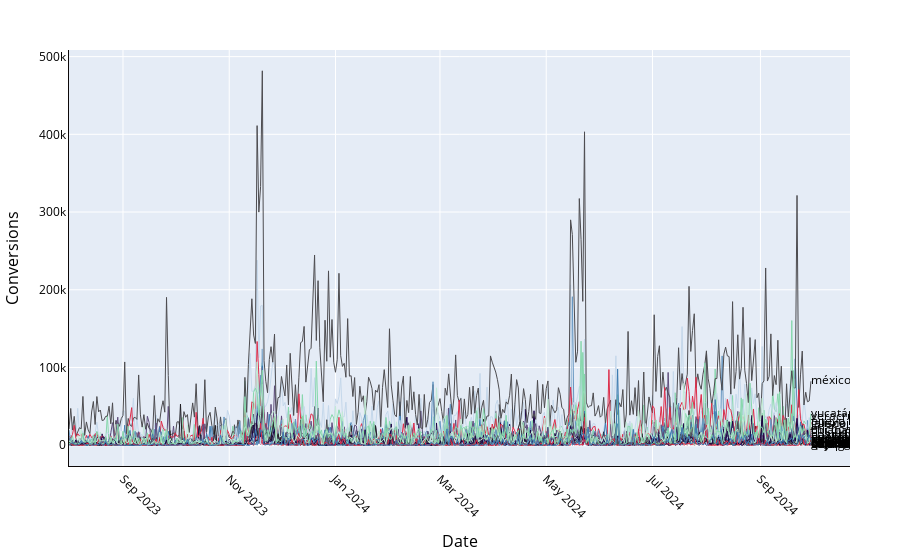

The notebook cell this image was saved under:
### Markdown cell above
___
### 1- Data Cleaning

### Code cell
data = pd.read_csv("Data\dataset2.csv")
data = cleaned_data(data,col_target='sales',col_locations='region',col_dates='date')

plot_geodata(data)

### Figure 1 — Plotly figure (JSON) as saved in the notebook; plotly's stock layout.template omitted (floating-point values rounded to 4 significant figures; data arrays with more than 128 entries replaced by an {"elided": "..."} marker saying what was removed)
{"data": [{"line": {"color": "#3E7CB1", "width": 1}, "mode": "lines", "name": "aguascalientes", "type": "scatter", "x": {"elided": "427 str values"}, "y": {"elided": "427 float values"}}, {"line": {"color": "#6596C1", "width": 1}, "mode": "lines", "name": "baja california", "type": "scatter", "x": {"elided": "427 str values"}, "y": {"elided": "427 float values"}}, {"line": {"color": "#C5D8EB", "width": 1}, "mode": "lines", "name": "baja california sur", "type": "scatter", "x": {"elided": "427 str values"}, "y": {"elided": "427 float values"}}, {"line": {"color": "#5F4D7B", "width": 1}, "mode": "lines", "name": "campeche", "type": "scatter", "x": {"elided": "427 str values"}, "y": {"elided": "427 float values"}}, {"line": {"color": "#211F24", "width": 1}, "mode": "lines", "name": "chiapas", "type": "scatter", "x": {"elided": "427 str values"}, "y": {"elided": "427 float values"}}, {"line": {"color": "#4D4C50", "width": 1}, "mode": "lines", "name": "chihuahua", "type": "scatter", "x": {"elided": "427 str values"}, "y": {"elided": "427 float values"}}, {"line": {"color": "#1B0043", "width": 1}, "mode": "lines", "name": "coahuila", "type": "scatter", "x": {"elided": "427 str values"}, "y": {"elided": "427 float values"}}, {"line": {"color": "#DD2D4A", "width": 1}, "mode": "lines", "name": "colima", "type": "scatter", "x": {"elided": "427 str values"}, "y": {"elided": "427 float values"}}, {"line": {"color": "#C3EBD6", "width": 1}, "mode": "lines", "name": "durango", "type": "scatter", "x": {"elided": "427 str values"}, "y": {"elided": "427 float values"}}, {"line": {"color": "#87D8AD", "width": 1}, "mode": "lines", "name": "guanajuato", "type": "scatter", "x": {"elided": "427 str values"}, "y": {"elided": "427 float values"}}, {"line": {"color": "#3E7CB1", "width": 1}, "mode": "lines", "name": "guerrero", "type": "scatter", "x": {"elided": "427 str values"}, "y": {"elided": "427 float values"}}, {"line": {"color": "#6596C1", "width": 1}, "mode": "lines", "name": "hidalgo", "type": "scatter", "x": {"elided": "427 str values"}, "y": {"elided": "427 float values"}}, {"line": {"color": "#C5D8EB", "width": 1}, "mode": "lines", "name": "jalisco", "type": "scatter", "x": {"elided": "427 str values"}, "y": {"elided": "427 float values"}}, {"line": {"color": "#5F4D7B", "width": 1}, "mode": "lines", "name": "michoacán", "type": "scatter", "x": {"elided": "427 str values"}, "y": {"elided": "427 float values"}}, {"line": {"color": "#211F24", "width": 1}, "mode": "lines", "name": "morelos", "type": "scatter", "x": {"elided": "427 str values"}, "y": {"elided": "427 float values"}}, {"line": {"color": "#4D4C50", "width": 1}, "mode": "lines", "name": "méxico", "type": "scatter", "x": {"elided": "427 str values"}, "y": {"elided": "427 float values"}}, {"line": {"color": "#1B0043", "width": 1}, "mode": "lines", "name": "nayarit", "type": "scatter", "x": {"elided": "427 str values"}, "y": {"elided": "427 float values"}}, {"line": {"color": "#DD2D4A", "width": 1}, "mode": "lines", "name": "nuevo león", "type": "scatter", "x": {"elided": "427 str values"}, "y": {"elided": "427 float values"}}, {"line": {"color": "#C3EBD6", "width": 1}, "mode": "lines", "name": "oaxaca", "type": "scatter", "x": {"elided": "427 str values"}, "y": {"elided": "427 float values"}}, {"line": {"color": "#87D8AD", "width": 1}, "mode": "lines", "name": "puebla", "type": "scatter", "x": {"elided": "427 str values"}, "y": {"elided": "427 float values"}}, {"line": {"color": "#3E7CB1", "width": 1}, "mode": "lines", "name": "querétaro", "type": "scatter", "x": {"elided": "427 str values"}, "y": {"elided": "427 float values"}}, {"line": {"color": "#6596C1", "width": 1}, "mode": "lines", "name": "quintana roo", "type": "scatter", "x": {"elided": "427 str values"}, "y": {"elided": "427 float values"}}, {"line": {"color": "#C5D8EB", "width": 1}, "mode": "lines", "name": "san luis potosí", "type": "scatter", "x": {"elided": "427 str values"}, "y": {"elided": "427 float values"}}, {"line": {"color": "#5F4D7B", "width": 1}, "mode": "lines", "name": "sinaloa", "type": "scatter", "x": {"elided": "427 str values"}, "y": {"elided": "427 float values"}}, {"line": {"color": "#211F24", "width": 1}, "mode": "lines", "name": "sonora", "type": "scatter", "x": {"elided": "427 str values"}, "y": {"elided": "427 float values"}}, {"line": {"color": "#4D4C50", "width": 1}, "mode": "lines", "name": "tabasco", "type": "scatter", "x": {"elided": "427 str values"}, "y": {"elided": "427 float values"}}, {"line": {"color": "#1B0043", "width": 1}, "mode": "lines", "name": "tamaulipas", "type": "scatter", "x": {"elided": "427 str values"}, "y": {"elided": "427 float values"}}, {"line": {"color": "#DD2D4A", "width": 1}, "mode": "lines", "name": "tlaxcala", "type": "scatter", "x": {"elided": "427 str values"}, "y": {"elided": "427 float values"}}, {"line": {"color": "#C3EBD6", "width": 1}, "mode": "lines", "name": "veracruz", "type": "scatter", "x": {"elided": "427 str values"}, "y": {"elided": "427 float values"}}, {"line": {"color": "#87D8AD", "width": 1}, "mode": "lines", "name": "yucatán", "type": "scatter", "x": {"elided": "427 str values"}, "y": {"elided": "427 float values"}}, {"line": {"color": "#3E7CB1", "width": 1}, "mode": "lines", "name": "zacatecas", "type": "scatter", "x": {"elided": "427 str values"}, "y": {"elided": "427 float values"}}, {"mode": "text", "showlegend": false, "text": "aguascalientes", "textfont": {"color": "black", "size": 12}, "textposition": "middle right", "type": "scatter", "x": ["2024-09-30T00:00:00"], "y": [6435.0]}, {"mode": "text", "showlegend": false, "text": "baja california", "textfont": {"color": "black", "size": 12}, "textposition": "middle right", "type": "scatter", "x": ["2024-09-30T00:00:00"], "y": [2600.0]}, {"mode": "text", "showlegend": false, "text": "baja california sur", "textfont": {"color": "black", "size": 12}, "textposition": "middle right", "type": "scatter", "x": ["2024-09-30T00:00:00"], "y": [489.9]}, {"mode": "text", "showlegend": false, "text": "campeche", "textfont": {"color": "black", "size": 12}, "textposition": "middle right", "type": "scatter", "x": ["2024-09-30T00:00:00"], "y": [0]}, {"mode": "text", "showlegend": false, "text": "chiapas", "textfont": {"color": "black", "size": 12}, "textposition": "middle right", "type": "scatter", "x": ["2024-09-30T00:00:00"], "y": [18540.0]}, {"mode": "text", "showlegend": false, "text": "chihuahua", "textfont": {"color": "black", "size": 12}, "textposition": "middle right", "type": "scatter", "x": ["2024-09-30T00:00:00"], "y": [3455.0]}, {"mode": "text", "showlegend": false, "text": "coahuila", "textfont": {"color": "black", "size": 12}, "textposition": "middle right", "type": "scatter", "x": ["2024-09-30T00:00:00"], "y": [12570.0]}, {"mode": "text", "showlegend": false, "text": "colima", "textfont": {"color": "black", "size": 12}, "textposition": "middle right", "type": "scatter", "x": ["2024-09-30T00:00:00"], "y": [349.9]}, {"mode": "text", "showlegend": false, "text": "durango", "textfont": {"color": "black", "size": 12}, "textposition": "middle right", "type": "scatter", "x": ["2024-09-30T00:00:00"], "y": [1830.0]}, {"mode": "text", "showlegend": false, "text": "guanajuato", "textfont": {"color": "black", "size": 12}, "textposition": "middle right", "type": "scatter", "x": ["2024-09-30T00:00:00"], "y": [27500.0]}, {"mode": "text", "showlegend": false, "text": "guerrero", "textfont": {"color": "black", "size": 12}, "textposition": "middle right", "type": "scatter", "x": ["2024-09-30T00:00:00"], "y": [949.9]}, {"mode": "text", "showlegend": false, "text": "hidalgo", "textfont": {"color": "black", "size": 12}, "textposition": "middle right", "type": "scatter", "x": ["2024-09-30T00:00:00"], "y": [600.0]}, {"mode": "text", "showlegend": false, "text": "jalisco", "textfont": {"color": "black", "size": 12}, "textposition": "middle right", "type": "scatter", "x": ["2024-09-30T00:00:00"], "y": [27350.0]}, {"mode": "text", "showlegend": false, "text": "michoacán", "textfont": {"color": "black", "size": 12}, "textposition": "middle right", "type": "scatter", "x": ["2024-09-30T00:00:00"], "y": [19170.0]}, {"mode": "text", "showlegend": false, "text": "morelos", "textfont": {"color": "black", "size": 12}, "textposition": "middle right", "type": "scatter", "x": ["2024-09-30T00:00:00"], "y": [1030.0]}, {"mode": "text", "showlegend": false, "text": "méxico", "textfont": {"color": "black", "size": 12}, "textposition": "middle right", "type": "scatter", "x": ["2024-09-30T00:00:00"], "y": [82260.0]}, {"mode": "text", "showlegend": false, "text": "nayarit", "textfont": {"color": "black", "size": 12}, "textposition": "middle right", "type": "scatter", "x": ["2024-09-30T00:00:00"], "y": [1610.0]}, {"mode": "text", "showlegend": false, "text": "nuevo león", "textfont": {"color": "black", "size": 12}, "textposition": "middle right", "type": "scatter", "x": ["2024-09-30T00:00:00"], "y": [29670.0]}, {"mode": "text", "showlegend": false, "text": "oaxaca", "textfont": {"color": "black", "size": 12}, "textposition": "middle right", "type": "scatter", "x": ["2024-09-30T00:00:00"], "y": [519.9]}, {"mode": "text", "showlegend": false, "text": "puebla", "textfont": {"color": "black", "size": 12}, "textposition": "middle right", "type": "scatter", "x": ["2024-09-30T00:00:00"], "y": [8694.0]}, {"mode": "text", "showlegend": false, "text": "querétaro", "textfont": {"color": "black", "size": 12}, "textposition": "middle right", "type": "scatter", "x": ["2024-09-30T00:00:00"], "y": [9484.0]}, {"mode": "text", "showlegend": false, "text": "quintana roo", "textfont": {"color": "black", "size": 12}, "textposition": "middle right", "type": "scatter", "x": ["2024-09-30T00:00:00"], "y": [1905.0]}, {"mode": "text", "showlegend": false, "text": "san luis potosí", "textfont": {"color": "black", "size": 12}, "textposition": "middle right", "type": "scatter", "x": ["2024-09-30T00:00:00"], "y": [3510.0]}, {"mode": "text", "showlegend": false, "text": "sinaloa", "textfont": {"color": "black", "size": 12}, "textposition": "middle right", "type": "scatter", "x": ["2024-09-30T00:00:00"], "y": [5448.0]}, {"mode": "text", "showlegend": false, "text": "sonora", "textfont": {"color": "black", "size": 12}, "textposition": "middle right", "type": "scatter", "x": ["2024-09-30T00:00:00"], "y": [7230.0]}, {"mode": "text", "showlegend": false, "text": "tabasco", "textfont": {"color": "black", "size": 12}, "textposition": "middle right", "type": "scatter", "x": ["2024-09-30T00:00:00"], "y": [6929.0]}, {"mode": "text", "showlegend": false, "text": "tamaulipas", "textfont": {"color": "black", "size": 12}, "textposition": "middle right", "type": "scatter", "x": ["2024-09-30T00:00:00"], "y": [1334.0]}, {"mode": "text", "showlegend": false, "text": "tlaxcala", "textfont": {"color": "black", "size": 12}, "textposition": "middle right", "type": "scatter", "x": ["2024-09-30T00:00:00"], "y": [11990.0]}, {"mode": "text", "showlegend": false, "text": "veracruz", "textfont": {"color": "black", "size": 12}, "textposition": "middle right", "type": "scatter", "x": ["2024-09-30T00:00:00"], "y": [35870.0]}, {"mode": "text", "showlegend": false, "text": "yucatán", "textfont": {"color": "black", "size": 12}, "textposition": "middle right", "type": "scatter", "x": ["2024-09-30T00:00:00"], "y": [40700.0]}, {"mode": "text", "showlegend": false, "text": "zacatecas", "textfont": {"color": "black", "size": 12}, "textposition": "middle right", "type": "scatter", "x": ["2024-09-30T00:00:00"], "y": [6500.0]}], "layout": {"margin": {"b": 50, "l": 50, "r": 50, "t": 50}, "showlegend": false, "xaxis": {"color": "#0d0808", "linecolor": "#0d0808", "showgrid": true, "tickangle": 45, "tickfont": {"color": "black", "size": 12}, "tickformat": "%b %Y", "title": {"font": {"color": "black", "size": 16}, "text": "Date"}}, "yaxis": {"color": "#0d0808", "linecolor": "#0d0808", "showgrid": true, "tickfont": {"color": "black", "size": 12}, "title": {"font": {"color": "black", "size": 16}, "text": "Conversions"}}}}
